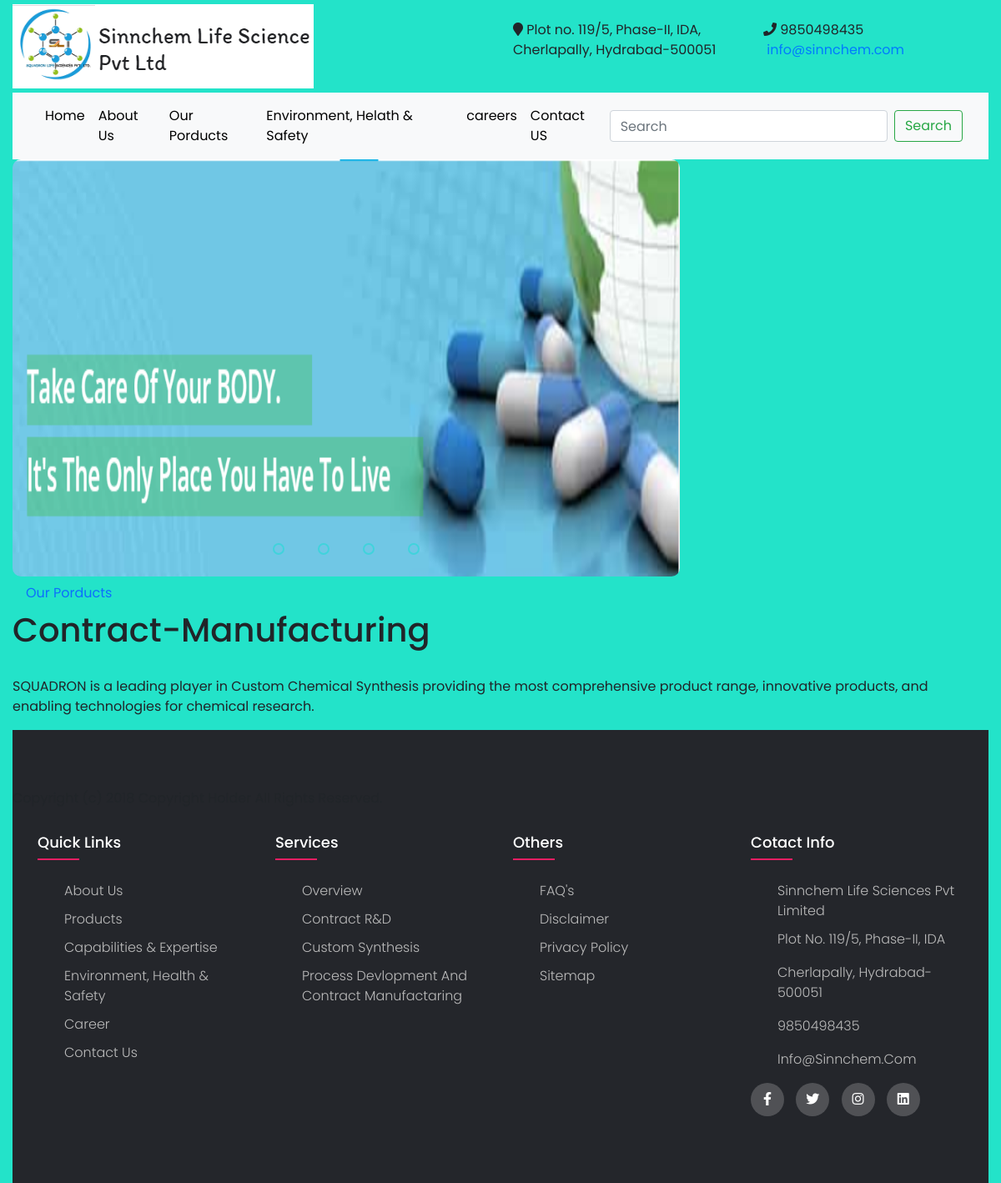
Screenshot of /ourproduct/1/ with the database file from the repository.
### ourproduct/models.py (models this page shows, shortened)
class Product(models.Model):
    title = models.CharField(max_length=100)
    description = models.CharField(max_length=3000)
    image = models.ImageField(upload_to='product/images')
    url =models.URLField(blank=True)

### ourproduct/views.py (the view)
# urls.py: path('<int:product_id>/', views.product_details, name='product_details'),
def product_details(request,product_id):
    product= get_object_or_404(Product, pk=product_id)
    return render(request, 'ourproduct/product_details.html', {'product':product})

### ourproduct/templates/ourproduct/product_details.html
{% extends 'ourproduct/base.html' %}
{% block content2 %}
<a class="nav-link" href="{% url 'all_ourproducts' %}">Our Porducts</a>
<h1>{{product.title}}</h1>
<br>
<p>{{product.description | safe }}</p>
{% endblock %}

### ourproduct/static/ourproduct/custom.css (style rules this page uses)
body { font-family: 'Lato', sans-serif; }

### ourproduct/static/ourproduct/style.css (style rules this page uses)
body { line-height: 1.5; font-family: 'Poppins', sans-serif; }
* { margin:0; padding:0; box-sizing: border-box; }

### ourproduct/static/ourproduct/style3.css (style rules this page uses)
* { margin: 0; padding:0; box-sizing: border-box; font-family: 'Poppins', sans-serif; }

### ourproduct/static/ourproduct/style4.css (style rules this page uses)
body { margin: 0; padding: 0; height: 100vh display: flex; justify-content: center; align-items: center; background: #23E3C9; }

### rows the page displays
Product: title "Contract-Manufacturing", description "SQUADRON is a leading player in Custom Chemical Synthesis providing the most comprehensive product range, innovative products, and enabling technologies for chemical research."
